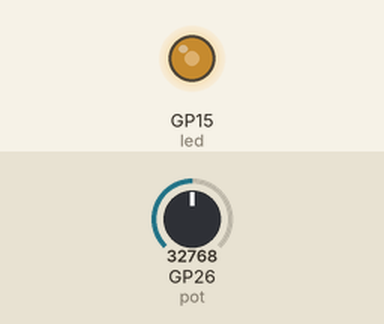
The program below on a simulated Raspberry Pi Pico running MicroPython. Parts: output pins drawn as LEDs (lit = HIGH). The test bench sets the inputs (shaded band); at power-on: GP26 (pot) = 32768 (analog values on the 0–65535 scale).

Above: at 1.2 s.
1.3 s: GP26 (pot) set to 45874
At 1.8 s:
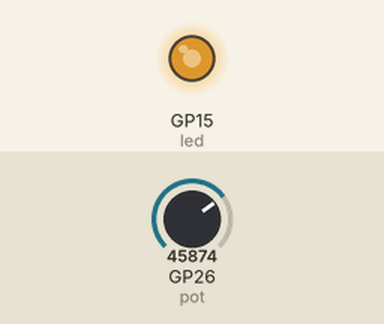
2.8 s: GP26 (pot) set to 57670
At 3.1 s:
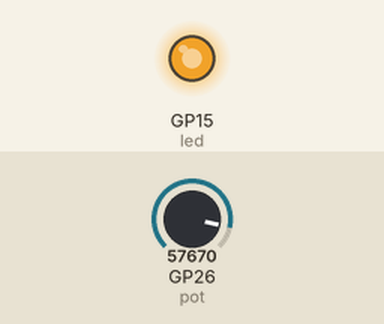
4.3 s: GP26 (pot) set to 7864
At 5.5 s:
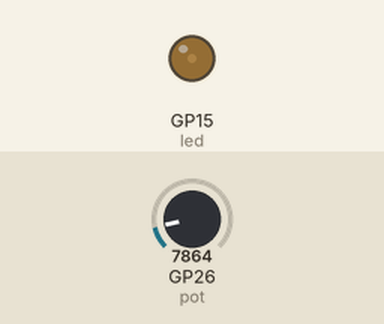
5.8 s: GP26 (pot) set to 0
At 6.9 s:
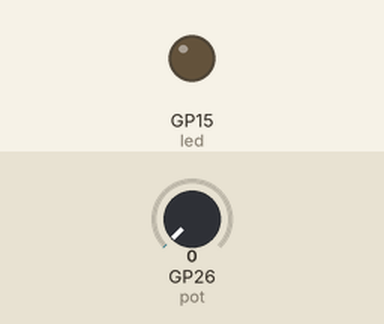
Timing chart, 0 to 8.3 s (numbered marks = the images above; inputs shaded):
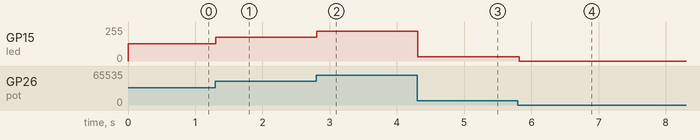

Measured:
- after the input at 1.3 s, GP15 (led): 128/255 → 178/255 at once
- after the input at 2.8 s, GP15 (led): 178/255 → 224/255 at once
- after the input at 4.3 s, GP15 (led): 224/255 → 31/255 at once
- after the input at 5.8 s, GP15 (led): 31/255 → 0/255 at once

The program:

dimmer.py
```python
# 08 - La manopola regola la luminosita' del LED su GP15

from machine import ADC, Pin, PWM
import time

pot = ADC(Pin(26))
led = PWM(Pin(15))
led.freq(1000)

while True:
    valore = pot.read_u16()
    led.duty_u16(valore)      # read_u16 e duty_u16 hanno la stessa scala
    time.sleep(0.02)
```
